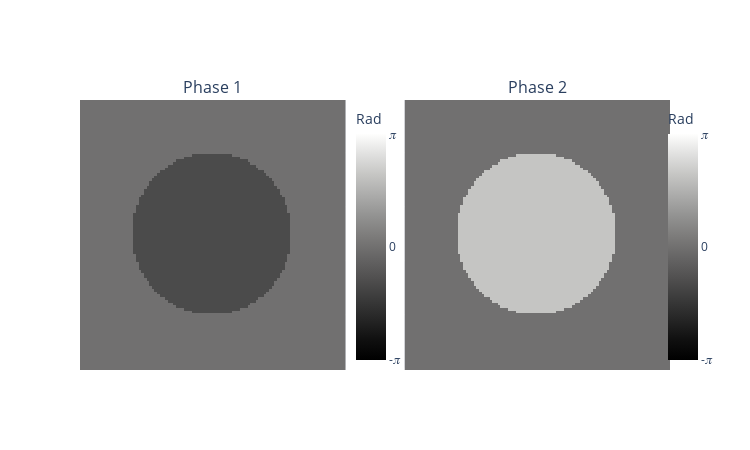

Notebook code cell kept with this figure:
### Code cell
#| label: fig5p8cella

# Prepare Python environment
import numpy as np
import plotly.express as px
import os
import nibabel as nib
import numpy as np
from plotly.subplots import make_subplots
import plotly.graph_objects as go
import math
import json

import scipy.io as sio
from pathlib import Path

data_dir = Path("../../data/05-B0/data/fmap")

PI_UNICODE = "\U0001D70B"
fname_mag_e1 = data_dir / "sub-fmap_magnitude1.nii.gz"
fname_phase_e1 = data_dir / "sub-fmap_phase1.nii.gz"
fname_phase_e1_json = data_dir / "sub-fmap_phase1.json"
fname_phase_e2 = data_dir / "sub-fmap_phase2.nii.gz"
fname_mask = data_dir / "mask.nii.gz"
fname_fmap = data_dir / "fmap.nii.gz"

nii_mag_e1 = nib.load(fname_mag_e1)
nii_phase_e1 = nib.load(fname_phase_e1)
nii_phase_e2 = nib.load(fname_phase_e2)
nii_mask = nib.load(fname_mask)
nii_fmap = nib.load(fname_fmap)

import numpy as np
import plotly.express as px
import os
import nibabel as nib
import numpy as np
from plotly.subplots import make_subplots
import plotly.graph_objects as go
import math
import json
PI_UNICODE = "\U0001D70B"

def complex_difference(phase1, phase2):
    """ Calculates the complex difference between 2 phase arrays (phase2 - phase1)

    Args:
        phase1 (numpy.ndarray): Array containing phase data in radians
        phase2 (numpy.ndarray): Array containing phase data in radians. Must be the same shape as phase1.

    Returns:
        numpy.ndarray: The difference in phase between each voxels of phase2 and phase1 (phase2 - phase1)
    """

    # Calculate phasediff using complex difference
    comp_0 = np.exp(-1j * phase1)
    comp_1 = np.exp(1j * phase2)
    return np.angle(comp_0 * comp_1)
n=2
def plot_2_echo_fmap(phase1, phase2, echotime1, echotime2):
    phase_diff = complex_difference(phase1, phase2)
    fmap = phase_diff / (echotime2 - echotime1) / 2 / math.pi

    # Attempt at subplots
    fig = make_subplots(rows=1, cols=2, shared_xaxes=False, horizontal_spacing=0.1, subplot_titles=("Phase 1", "Phase 2"), specs=[[{"type": "Heatmap"}, {"type": "Heatmap"}]], )
    
    fig.add_trace(go.Heatmap(z=np.rot90(phase1, k=-1), colorscale='gray', colorbar_x=1/n - 0.05, zmin=-math.pi, zmax=math.pi,
                             colorbar=dict(title="Rad",
                                           titleside="top",
                                           tickmode="array",
                                           tickvals=[-math.pi, 0, math.pi-0.01],
                                           ticktext = [f"-{PI_UNICODE}", 0, f'{PI_UNICODE}'])), 1, 1)
    fig.add_trace(go.Heatmap(z=np.rot90(phase2, k=-1), colorscale='gray', colorbar_x=2/n - 0.02, zmin=-math.pi, zmax=math.pi,
                             colorbar=dict(title="Rad",
                                           titleside="top",
                                           tickmode="array",
                                           tickvals=[-math.pi, 0, math.pi-0.01],
                                           ticktext = [f"-{PI_UNICODE}", 0, f'{PI_UNICODE}'])), 1, 2)
    
    fig.update_xaxes(showticklabels=False)
    fig.update_yaxes(showticklabels=False)
    fig.update_layout({"height": 450, "width": 750})
    
    fig.show()


def plot_2_echo_fmap_bottom(phase1, phase2, echotime1, echotime2):
    phase_diff = complex_difference(phase1, phase2)
    fmap = phase_diff / (echotime2 - echotime1) / 2 / math.pi

    # Attempt at subplots
    fig = make_subplots(rows=1, cols=2, shared_xaxes=False, horizontal_spacing=0.1, subplot_titles=("Phase difference", "B0 field map"), specs=[[{"type": "Heatmap"}, {"type": "Heatmap"}]], )
    
    fig.add_trace(go.Heatmap(z=np.rot90(phase_diff, k=-1), colorscale='gray', colorbar_x=1/n - 0.05, zmin=-math.pi, zmax=math.pi,
                             colorbar=dict(title="Rad",
                                           titleside="top",
                                           tickmode="array",
                                           tickvals=[-math.pi, 0, math.pi-0.01],
                                           ticktext = [f"-{PI_UNICODE}", 0, f'{PI_UNICODE}'])), 1, 1)
    fig.add_trace(go.Heatmap(z=np.rot90(fmap, k=-1), colorscale='gray',colorbar_x=2/n - 0.02,
                             colorbar=dict(title="Hz",
                                           titleside="top")), 1, 2)
    
    fig.update_xaxes(showticklabels=False)
    fig.update_yaxes(showticklabels=False)
    fig.update_layout({"height": 450, "width": 750})
    
    fig.show()

def get_circle(x, y, r):
    if x < 1 or y < 1 or r < 1:
        raise ValueError("Input parameters are too small")
        
    my_array = np.zeros([x,y])
    for i in range(x):
        for j in range(y):
            squared = (i-(x/2))**2 + (j-(y/2))**2
            h = np.sqrt(squared)
            if h < r:
                my_array[i,j] = 1
    return my_array

echo1 = get_circle(100, 100, 30) * -1
echo2 = get_circle(100, 100, 30) * 2
echo_time1 = 0.005
echo_time2 = 0.01

plot_2_echo_fmap(echo1, echo2, echo_time1, echo_time2)

### Figure 1 — Plotly figure (JSON) as saved in the notebook; plotly's stock layout.template omitted (floating-point values rounded to 4 significant figures; data arrays with more than 128 entries replaced by an {"elided": "..."} marker saying what was removed)
{"data": [{"colorbar": {"tickmode": "array", "ticktext": ["-𝜋", 0, "𝜋"], "tickvals": [-3.142, 0, 3.132], "title": {"side": "top", "text": "Rad"}, "x": 0.45}, "colorscale": [[0, "rgb(0, 0, 0)"], [0.09091, "rgb(16, 16, 16)"], [0.1818, "rgb(38, 38, 38)"], [0.2727, "rgb(59, 59, 59)"], [0.3636, "rgb(81, 80, 80)"], [0.4545, "rgb(102, 101, 101)"], [0.5455, "rgb(124, 123, 122)"], [0.6364, "rgb(146, 146, 145)"], [0.7273, "rgb(171, 171, 170)"], [0.8182, "rgb(197, 197, 195)"], [0.9091, "rgb(224, 224, 223)"], [1, "rgb(254, 254, 253)"]], "type": "heatmap", "xaxis": "x", "yaxis": "y", "z": {"elided": "100x100 int values"}, "zmax": 3.142, "zmin": -3.142}, {"colorbar": {"tickmode": "array", "ticktext": ["-𝜋", 0, "𝜋"], "tickvals": [-3.142, 0, 3.132], "title": {"side": "top", "text": "Rad"}, "x": 0.98}, "colorscale": [[0, "rgb(0, 0, 0)"], [0.09091, "rgb(16, 16, 16)"], [0.1818, "rgb(38, 38, 38)"], [0.2727, "rgb(59, 59, 59)"], [0.3636, "rgb(81, 80, 80)"], [0.4545, "rgb(102, 101, 101)"], [0.5455, "rgb(124, 123, 122)"], [0.6364, "rgb(146, 146, 145)"], [0.7273, "rgb(171, 171, 170)"], [0.8182, "rgb(197, 197, 195)"], [0.9091, "rgb(224, 224, 223)"], [1, "rgb(254, 254, 253)"]], "type": "heatmap", "xaxis": "x2", "yaxis": "y2", "z": {"elided": "100x100 int values"}, "zmax": 3.142, "zmin": -3.142}], "layout": {"annotations": [{"font": {"size": 16}, "showarrow": false, "text": "Phase 1", "x": 0.225, "xanchor": "center", "xref": "paper", "y": 1, "yanchor": "bottom", "yref": "paper"}, {"font": {"size": 16}, "showarrow": false, "text": "Phase 2", "x": 0.775, "xanchor": "center", "xref": "paper", "y": 1, "yanchor": "bottom", "yref": "paper"}], "height": 450, "width": 750, "xaxis": {"anchor": "y", "domain": [0, 0.45], "showticklabels": false}, "xaxis2": {"anchor": "y2", "domain": [0.55, 1], "showticklabels": false}, "yaxis": {"anchor": "x", "domain": [0, 1], "showticklabels": false}, "yaxis2": {"anchor": "x2", "domain": [0, 1], "showticklabels": false}}}
